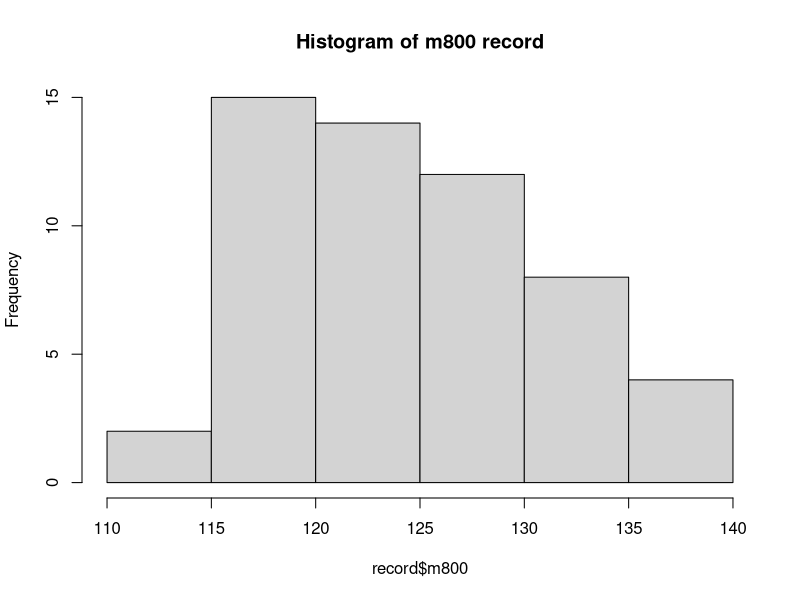
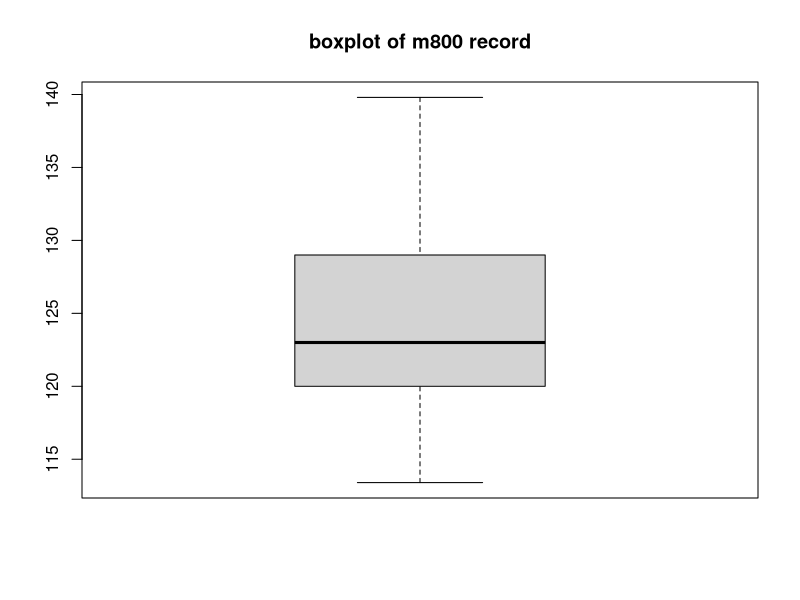
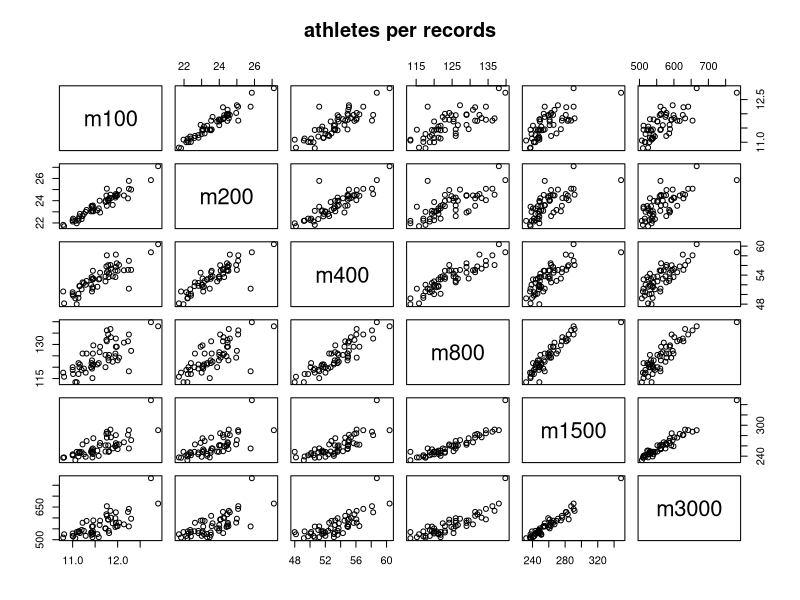

Generate these figures, in order, with R:
## ---- chunk 1
# prepare data
setwd('/Users/jimin/Desktop/지민/ewha/2023-2/Regression/')
record <- read.table("record.txt" ,head=TRUE)
head(record, n=10)
## ---- chunk 2
# numerical summaries
print(summary(record$m800))
cat("sd : ", sd(record$m800), "\n")
cat("IQR : ", IQR(record$m800))
## ---- chunk 3
# graphical summaries
hist(x=record$m800, main='Histogram of m800 record')
help(hist)
## ---- chunk 4
boxplot(record$m800, main='boxplot of m800 record')
## ---- chunk 5
pairs(record, main = "athletes per records") # print all scatters between cols
help(pairs)
## ---- chunk 6
cor(record) # search the correlation between x,y
